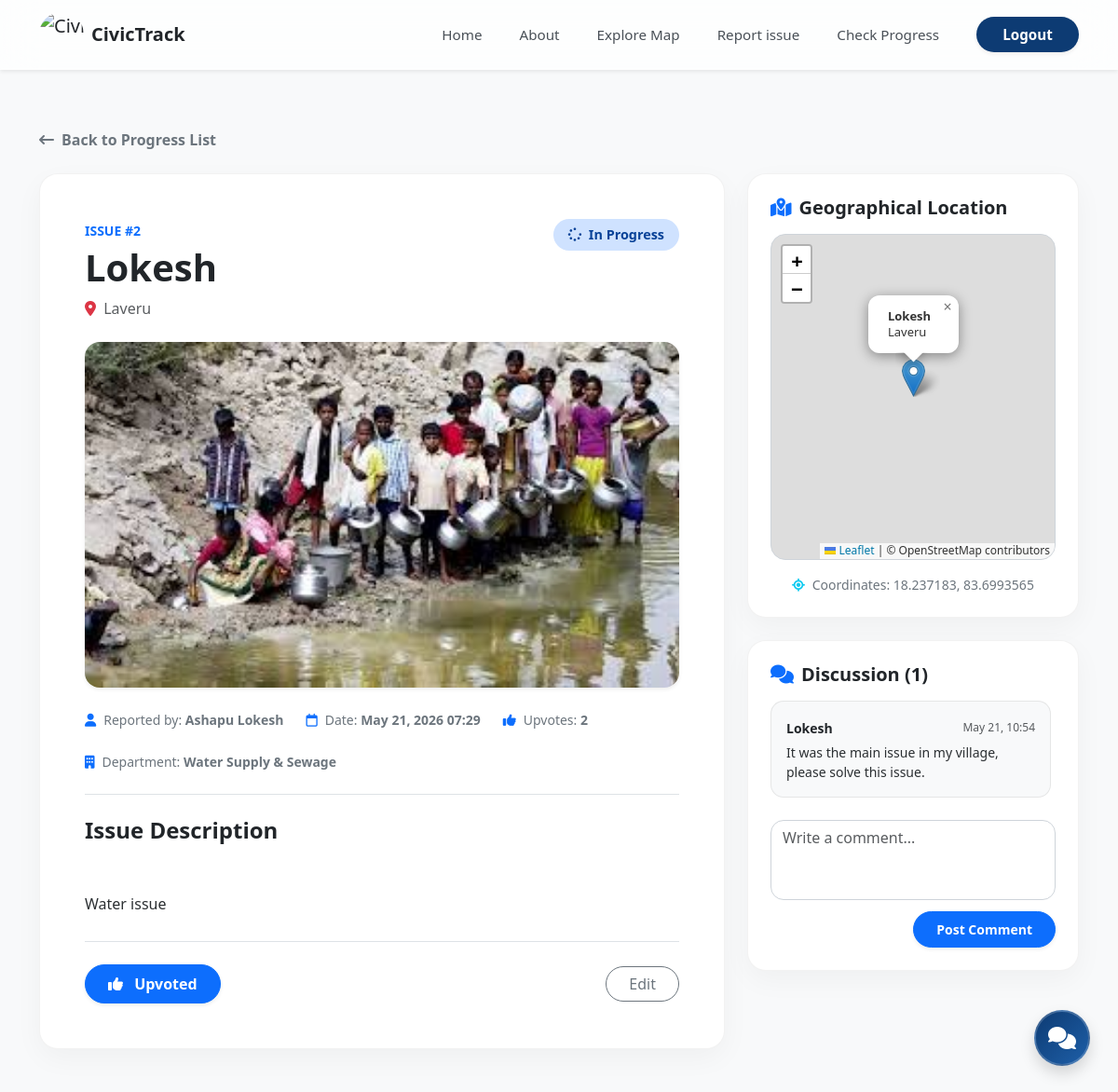
Page /issue/2/ (signed in) on the earlier database version.
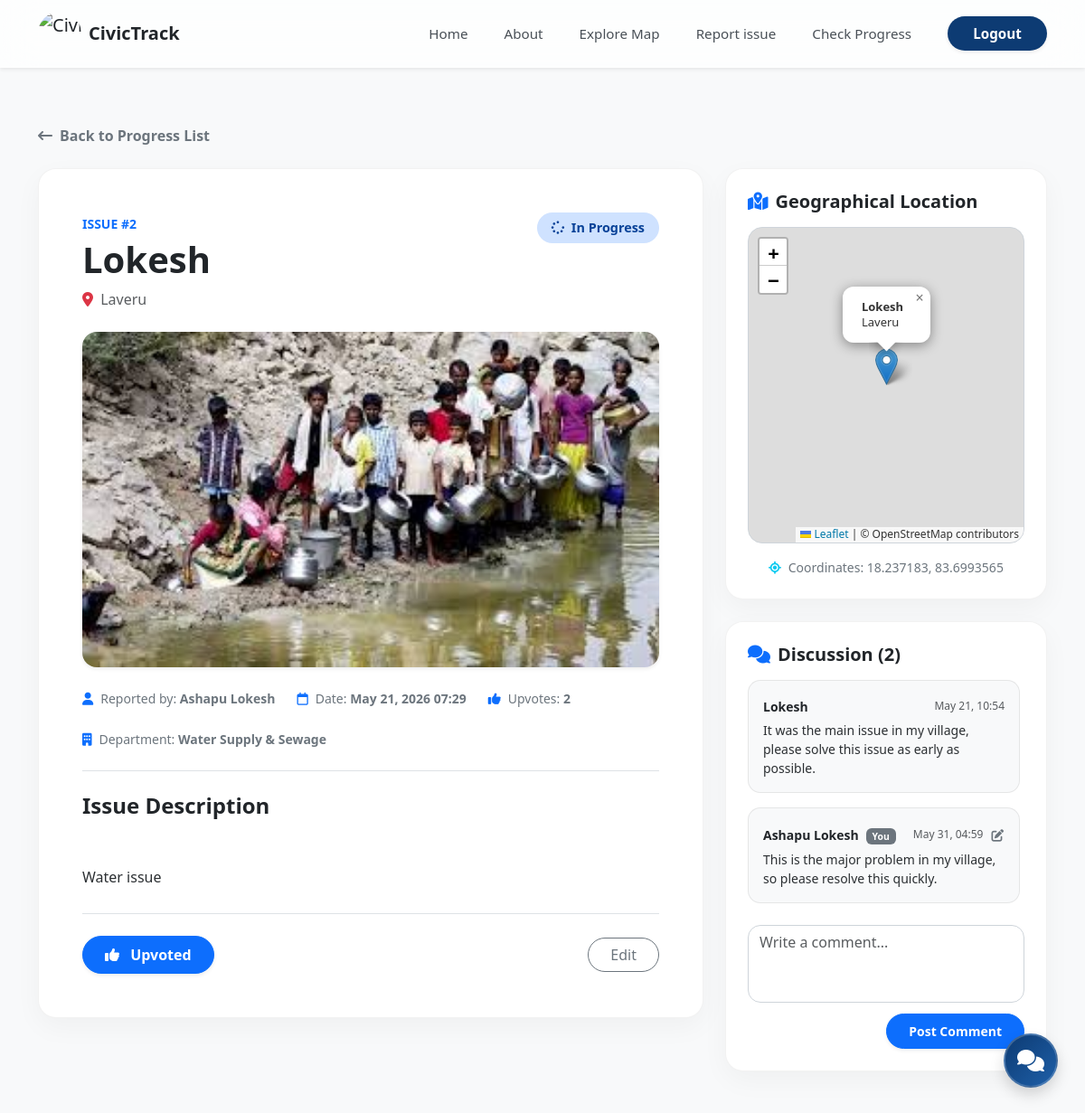
Same page on the later database version.
### issues/models.py (models this page shows, shortened)
class CivicIssue(models.Model):
    name = models.CharField(max_length=150)
    origin_location = models.CharField(max_length=255)
    issue_details = models.TextField()
    uploaded_image = models.ImageField(upload_to='civic_issues_gallery/', blank=False, null=False)
    created_at = models.DateTimeField(auto_now_add=True)
    status = models.CharField(max_length=20, default='Open')
    user = models.ForeignKey(User, on_delete=models.CASCADE, null=True, blank=True)
    latitude = models.FloatField(null=True, blank=True)
    longitude = models.FloatField(null=True, blank=True)
    votes = models.ManyToManyField(User, related_name='voted_issues', blank=True)
    DEPARTMENT_CHOICES = [
        ('Water', 'Water Supply & Sewage'),
        ('Roads', 'Roads & Traffic'),
        ('Sanitation', 'Sanitation & Waste'),
        ('Electricity', 'Electricity & Lighting'),
        ('Health', 'Public Health & Safety'),
        ('Other', 'Other/General'),
    ]
    assigned_department = models.CharField(
        max_length=50,
        choices=DEPARTMENT_CHOICES,
        default='Other',
        blank=True,
        null=True
    )

class Comment(models.Model):
    issue = models.ForeignKey(CivicIssue, on_delete=models.CASCADE, related_name='comments')
    user = models.ForeignKey(User, on_delete=models.CASCADE)
    content = models.TextField()
    created_at = models.DateTimeField(auto_now_add=True)

### issues/views.py (the view)
# urls.py: path('issue/<int:id>/', views.issue_detail, name='issue_detail'),
def issue_detail(request, id):
    issue = get_object_or_404(CivicIssue, id=id)
    return render(request, 'issue_detail.html', {
        'issue': issue,
        'department_choices': CivicIssue.DEPARTMENT_CHOICES
    })

### templates/issue_detail.html (shortened to what the changed rows need)
<!DOCTYPE html>
<html lang="en">
<head>
    <link href="https://cdn.jsdelivr.net/npm/bootstrap@5.3.8/dist/css/bootstrap.min.css" rel="stylesheet">
    <link href="https://cdnjs.cloudflare.com/ajax/libs/font-awesome/6.4.0/css/all.min.css" rel="stylesheet">
    <link rel="stylesheet" href="https://cdnjs.cloudflare.com/ajax/libs/leaflet/1.9.4/leaflet.min.css" />
</head>
<body class="bg-light" style="padding-top: 90px;">
    <div class="container py-5">
        <div class="row g-4">
            <div class="col-12 col-lg-8">
                <div class="detail-card p-4 p-md-5">
                    <div class="d-flex flex-column flex-md-row justify-content-between align-items-md-start gap-3 mb-4">
                        <div>
                            <span class="text-primary fw-bold text-uppercase tracking-wider small">Issue #{{ issue.id }}</span>
                            <h1 class="fw-bold text-dark mt-1 mb-2">{{ issue.name }}</h1>
                            <p class="text-muted mb-0">
                                <i class="fa-solid fa-location-dot text-danger me-1"></i> {{ issue.origin_location }}
                            </p>
                        </div>
                    </div>
                    <div class="mb-4">
                        {% if issue.uploaded_image %}
                        <img src="{{ issue.uploaded_image.url }}" class="issue-img img-fluid shadow-sm" alt="{{ issue.name }}">
                        {% else %}
                        <div class="bg-secondary bg-opacity-10 rounded-4 d-flex align-items-center justify-content-center" style="height: 300px;">
                            <i class="fa-solid fa-image text-secondary fs-1 opacity-50"></i>
                        </div>
                        {% endif %}
                    </div>
                    <div class="d-flex flex-wrap gap-4 border-bottom pb-4 mb-4 text-secondary small">
                        <div>
                            <i class="fa-solid fa-user me-2 text-primary"></i>Reported by: <strong>{% if issue.user %}{{ issue.user.first_name|default:issue.user.email }}{% else %}Anonymous{% endif %}</strong>
                        </div>
                        <div>
                            <i class="fa-regular fa-calendar me-2 text-primary"></i>Date: <strong>{{ issue.created_at|date:"M d, Y H:i" }}</strong>
                        </div>
                        <div>
                            <i class="fa-solid fa-thumbs-up me-2 text-primary"></i>Upvotes: <strong id="voteCountBadge">{{ issue.votes.count }}</strong>
                        </div>
                        <div>
                            <i class="fa-solid fa-building me-2 text-primary"></i>Department: <strong>{{ issue.get_assigned_department_display }}</strong>
                        </div>
                    </div>
                    <div class="mb-4">
                        <h4 class="fw-bold text-dark mb-3">Issue Description</h4>
                        <p class="text-secondary-emphasis lh-lg" style="text-align: justify; white-space: pre-line;">
                            {{ issue.issue_details }}
                        </p>
                    </div>
                </div>
            </div>
            <div class="col-12 col-lg-4">
                <div class="detail-card p-4 mb-4">
                    <h5 class="fw-bold text-dark mb-3"><i class="fa-solid fa-map-location-dot me-2 text-primary"></i>Geographical Location</h5>
                    {% if issue.latitude and issue.longitude %}
                    <div id="detailMap" class="mb-3"></div>
                    <div class="text-secondary small text-center">
                        <i class="fa-solid fa-location-crosshairs me-1 text-info"></i> Coordinates: {{ issue.latitude }}, {{ issue.longitude }}
                    </div>
                    {% else %}
                    <div class="bg-secondary bg-opacity-10 rounded-4 p-4 text-center text-muted">
                        <i class="fa-solid fa-map-pin fs-2 opacity-50 mb-2"></i>
                        <p class="mb-0 small">No exact coordinates specified for this issue.</p>
                    </div>
                    {% endif %}
                </div>
                <div class="detail-card p-4">
                    <h5 class="fw-bold text-dark mb-3"><i class="fa-solid fa-comments me-2 text-primary"></i>Discussion ({{ issue.comments.count }})</h5>
                    <div class="d-flex flex-column gap-3 mb-4" style="max-height: 400px; overflow-y: auto; padding-right: 5px;">
                        {% for comment in issue.comments.all|dictsort:"created_at" %}
                        <div class="comment-box p-3" id="comment-box-{{ comment.id }}">
                            <div class="d-flex justify-content-between align-items-center mb-1">
                                <div>
                                    <span class="fw-bold text-dark small">{{ comment.user.first_name|default:comment.user.email }}</span>
                                    {% if comment.user == user %}
                                    <span class="badge bg-secondary ms-1" style="font-size: 0.65rem;">You</span>
                                    {% endif %}
                                </div>
                                <div class="d-flex align-items-center gap-2">
                                    <span class="text-muted small" style="font-size: 0.75rem;">{{ comment.created_at|date:"M d, H:i" }}</span>
                                    {% if comment.user == user %}
                                    <button class="btn btn-link p-0 text-secondary edit-comment-btn" data-comment-id="{{ comment.id }}" title="Edit Comment" style="text-decoration: none;">
                                        <i class="fa-solid fa-pen-to-square" style="font-size: 0.85rem;"></i>
                                    </button>
                                    {% endif %}
                                </div>
                            </div>
                            <p class="text-secondary-emphasis mb-0 small comment-content" id="comment-content-{{ comment.id }}" style="white-space: pre-line;">{{ comment.content }}</p>
                        </div>
                        {% empty %}
                        <p class="text-muted text-center py-4 small mb-0">No comments yet. Start the conversation below!</p>
                        {% endfor %}
                    </div>
                    {% if user.is_authenticated %}
                    <form class="comment-form d-flex flex-column gap-2" method="POST" action="{% url 'add_comment' issue.id %}">
                        <textarea class="form-control" name="content" rows="3" placeholder="Write a comment..." required></textarea>
                        <button type="submit" class="btn btn-primary btn-sm rounded-pill py-2 mt-1 fw-semibold shadow-sm align-self-end px-4">Post Comment</button>
                    </form>
                    {% else %}
                    <div class="text-center py-2 bg-light rounded-3">
                        <small class="text-muted">Please <a href="{% url 'login' %}">login</a> to comment.</small>
                    </div>
                    {% endif %}
                </div>
            </div>
        </div>
    </div>
</body>
</html>

Differences in the rows shown:
computed for CivicIssue "Lokesh": comments.count "1" → "2"
changed Comment "May 21, 10:54": content "It was the main issue in my village, please solve this issue." → "It was the main issue in my village, please solve this issue as early as possible."
added Comment: user.first_name "Ashapu Lokesh", shows "You", created_at "May 31, 04:59", content "This is the major problem in my village, so please resolve this quickly."
